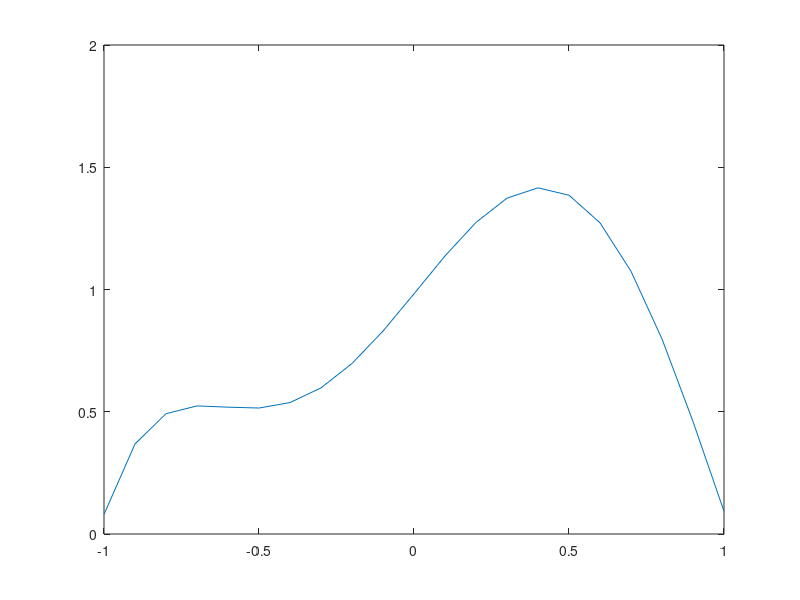

MATLAB code for this plot:
orig_f=@(x) (0.2+25.*x-200.*x.^2+675.*x.^3-900.*x.^4+400.*x.^5);
a=0; b=0.8;
f = @(u) ((b-a)/2)*orig_f(0.5*((b-a)*u+(b+a)));
u1 = sqrt(3)/3;
u=-1:0.1:1;
plot(u, f(u));
f(-u1)+f(u1)
trap = 0.5*(orig_f(0)+orig_f(0.8))